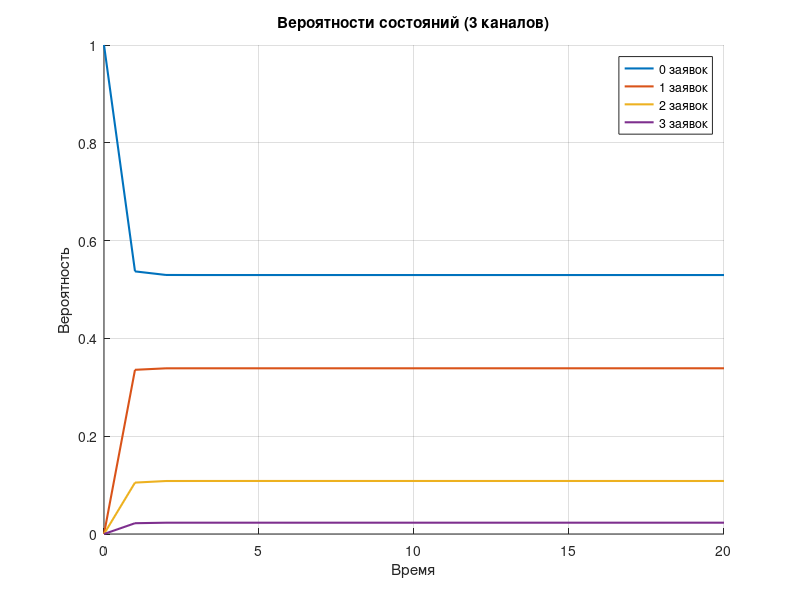
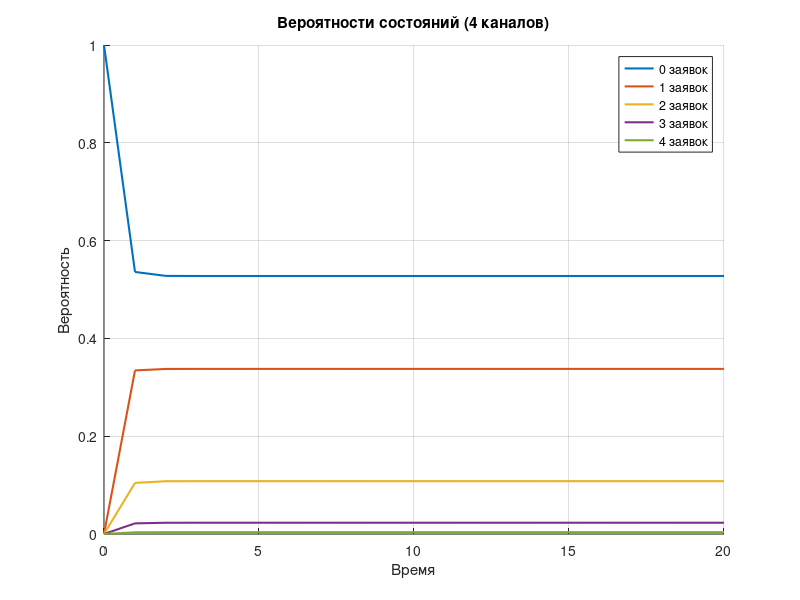

These figures' MATLAB source, in order:
clc;
clear all;
format short g;

lambda = 2.37
service_time = 0.27
time_step = 1
end_time = 20
channels_case1 = 3
channels_case2 = 4
mu = 1/service_time


initial_state1 = [1, zeros(1, channels_case1)];
initial_state2 = [1, zeros(1, channels_case2)];
time_points = 0:time_step:end_time;



function dpdt = erlang_ode(t, p, lambda, n, mu)
    dpdt = zeros(1,n+1);
    dpdt(1) = -lambda * p(1) + mu * p(2);

    for i = 2:n
        dpdt(i) = lambda * p(i-1) - (lambda + (i-1)*mu) * p(i) + i*mu * p(i+1);
    end
    dpdt(n+1) = lambda * p(n) - n*mu * p(n+1);
end

function [t, p] = solve_erlang_system(t_span, p0, lambda, n, mu)
    [t, p] = ode45(@(t,p) erlang_ode(t, p, lambda, n, mu), t_span, p0');
end

function plot_state_probabilities(p, t, n_channels)
    figure;
    hold on;
    for i = 1:size(p, 2)
        plot(t, p(:, i), 'LineWidth', 1.5, ...
            'DisplayName', sprintf('%d заявок', i-1));
    end
    xlabel('Время');
    ylabel('Вероятность');
    title(sprintf('Вероятности состояний (%d каналов)', n_channels));
    legend('Location', 'best');
    grid on;
    hold off;
end


function steady_probs = calculate_steady_state(lambda, mu, n)
    rho = lambda / mu;
    sum_terms = 0;
    for k = 0:n
        sum_terms = sum_terms + (rho^k / factorial(k));
    end

    p0 = 1 / sum_terms;
    steady_probs = zeros(1, n+1);
    steady_probs(1) = p0;

    for k = 1:n
        steady_probs(k+1) = (rho^k / factorial(k)) * p0;
    end
end


function print_system_stats(n, steady_probs, lambda, mu)
    fprintf('\n=== Система с %d каналами ===\n', n);
    p_reject = steady_probs(end);
    p_serve = 1 - p_reject;
    %P отклонения = p(n)
    fprintf('Вероятность отказа: %.4f\n', p_reject);
    fprintf('Вероятность обслуживания: %.4f\n', p_serve);
    fprintf('Абсолютная пропускная способность: %.4f\n', lambda * p_serve);
    fprintf('Среднее число занятых каналов: %.4f\n', (lambda/mu) * p_serve);
end


function n = find_optimal_channels(lambda, mu, target_serve_prob)
    n = 1;
    probs = calculate_steady_state(lambda, mu, n);
    serve_prob = 1 - probs(end);
    while serve_prob < target_serve_prob
        n = n + 1;
        probs = calculate_steady_state(lambda, mu, n);
        serve_prob = 1 - probs(end);
    end
end

[t1, p1] = solve_erlang_system(time_points, initial_state1, lambda, channels_case1, mu);
plot_state_probabilities(p1, t1, channels_case1);
steady_probs1 = calculate_steady_state(lambda, mu, channels_case1);

[t2, p2] = solve_erlang_system(time_points, initial_state2, lambda, channels_case2, mu)
plot_state_probabilities(p2, t2, channels_case2);
steady_probs2 = calculate_steady_state(lambda, mu, channels_case2);


print_system_stats(channels_case1, steady_probs1, lambda, mu);
print_system_stats(channels_case2, steady_probs2, lambda, mu);

optimal_channels = find_optimal_channels(lambda, mu, 0.95);
fprintf('\nМинимальное число каналов для 95%% обслуживания: %d\n', optimal_channels);
